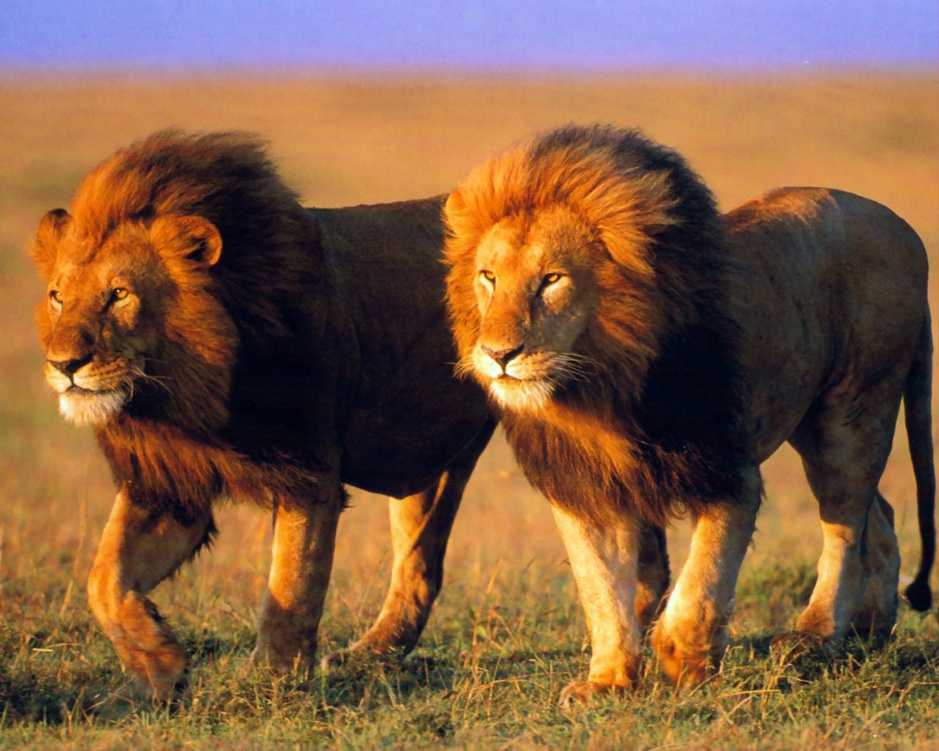
#> input picture image.jpg, 939 x 751 px, shrunk from 1280 x 1024 before the run
$ jupyter execute 'TakeHome Assiggnment_1.ipynb'   (shell and % lines are left out)
#> lines starting #> are read from the running program, lines starting #| are printed output that depends on the picture; after the words box and inside, x2 and y2 are one past the last pixel; in counts of white or black regions, pixels touching at a corner belong together
# Setup

# Reduce Number of intensity Levels

[cell 1]
import cv2
import numpy as np
import matplotlib.pyplot as plt


def reduce_intensity_levels(image_path, levels):
#> called with image_path = 'image.jpg', levels = 2
    img = cv2.imread(image_path, cv2.IMREAD_GRAYSCALE)
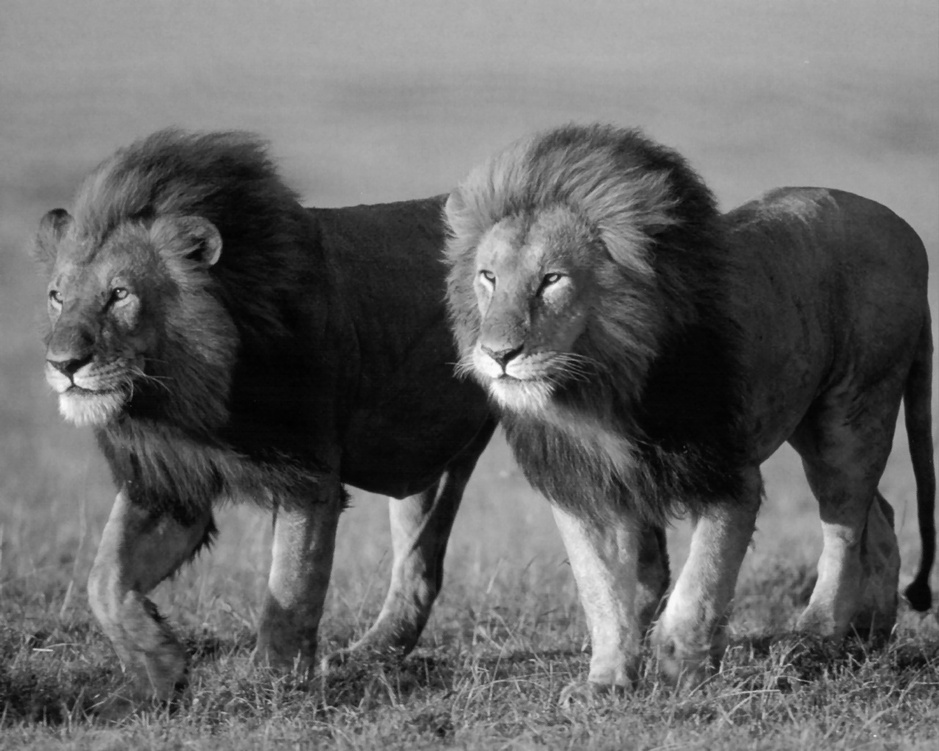
#> img: shape (751, 939); min 1, max 255, mean 102.1
    factor = 256 // levels
    reduced_img = (img // factor) * factor
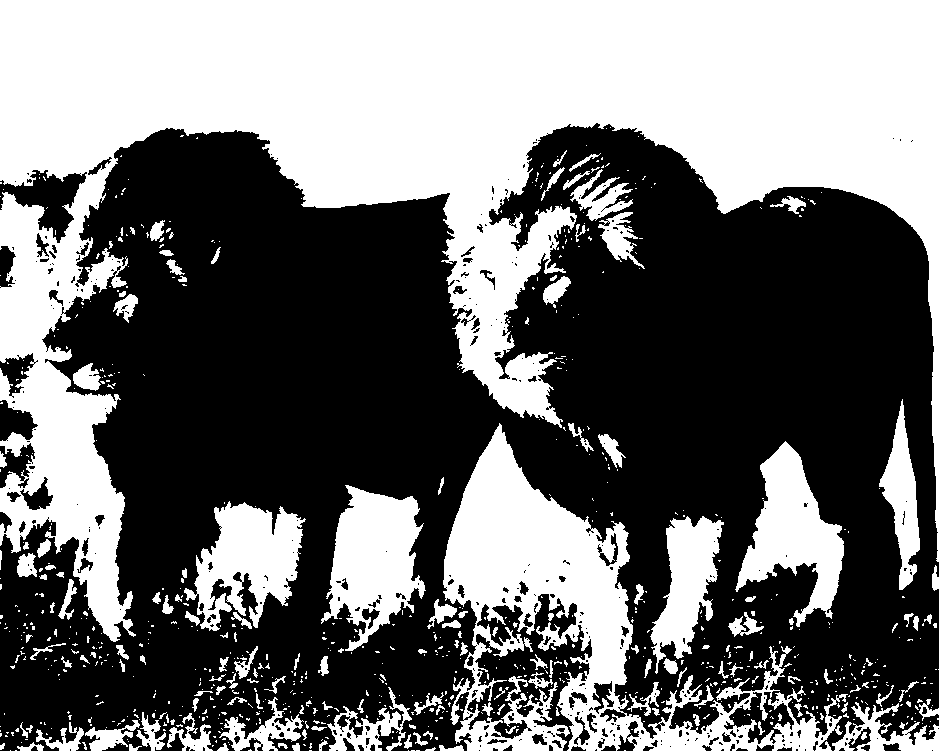
#> reduced_img: shape (751, 939); values 0 (black) and 128 (white), 44% white; 816 white regions (663 under 20 px), largest, box (x1, y1, x2, y2) and area: (0, 0, 939, 642) 210862, (443, 423, 848, 751) 38159, (321, 485, 426, 651) 9839
    return img, reduced_img

img_path ="image.jpg"
original, reduced = reduce_intensity_levels(img_path, 2)

plt.figure(figsize=(10, 4))
plt.subplot(1, 2, 1)
plt.title("Original")
plt.imshow(original, cmap="gray")

plt.subplot(1, 2, 2)
plt.title("Reduced Intensity")
plt.imshow(reduced, cmap="gray")
plt.show()
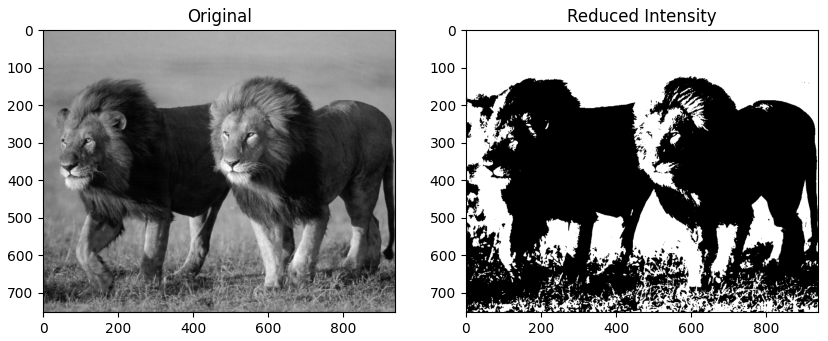
#> figure drawn by matplotlib, 2 panels

# 3×3, 10×10, and 20×20 Averaging

[cell 2]
def average_filtering(image_path, kernel_sizes=[3, 10, 20]):
#> called with image_path = 'image.jpg'
    img = cv2.imread(image_path, cv2.IMREAD_GRAYSCALE)
    outputs = []
    for k in kernel_sizes:
        blurred = cv2.blur(img, (k, k))
        outputs.append((k, blurred))
#> this loop made 3 passes
#> pass 2, in average_filtering, `blurred = cv2.blur(img, (k, k))`:
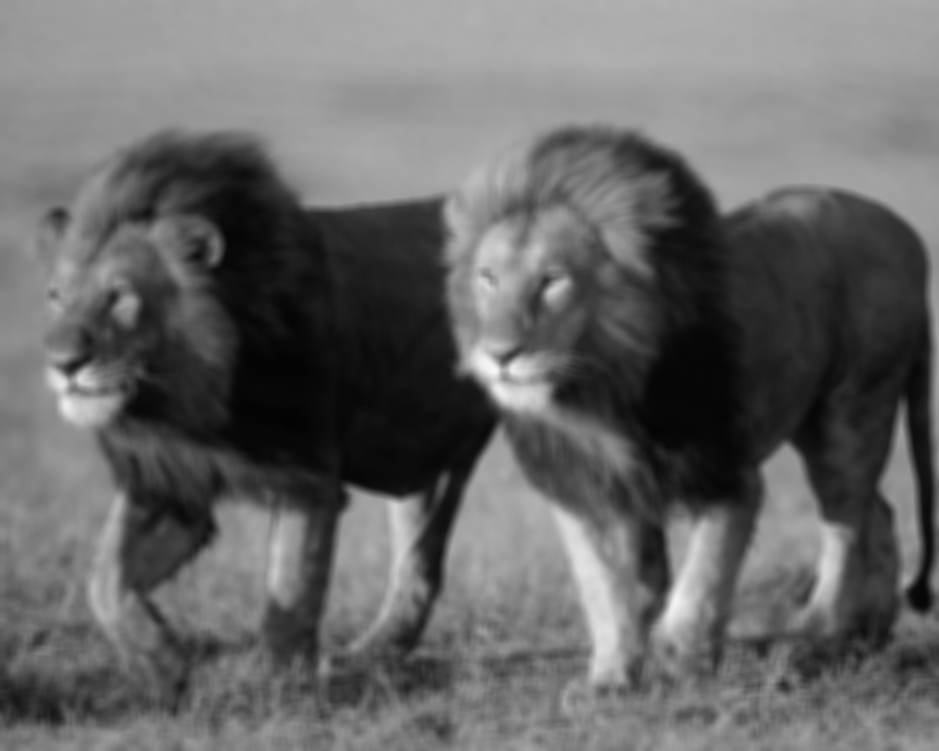
#> blurred: shape (751, 939); min 3, max 248, mean 102.1
#> after the loop, outputs = 3 items
    return img, outputs


original, filtered_outputs = average_filtering(img_path)
#> filtered_outputs = 3 items

plt.figure(figsize=(15, 4))
plt.subplot(1, 4, 1)
plt.title("Original")
plt.imshow(original, cmap="gray")

for i, (k, img_k) in enumerate(filtered_outputs):
    plt.subplot(1, 4, i + 2)
    plt.title(f"{k}x{k} Average")
    plt.imshow(img_k, cmap="gray")
#> this loop made 3 passes
#> k on passes 1 to 3: 3, 10, 20

plt.show()

# Rotate Image by 45° and 90°

[cell 3]
def rotate_image(image_path, angle):
#> called with image_path = 'image.jpg', angle = 45
    img = cv2.imread(image_path)
#> img is the input picture: shape (751, 939, 3); mean B, G, R 67.7, 94.3, 130.3
    (h, w) = img.shape[:2]
#> h = 751; w = 939
    center = (w // 2, h // 2)
#> center = (469, 375)
    matrix = cv2.getRotationMatrix2D(center, angle, 1.0)
    rotated = cv2.warpAffine(img, matrix, (w, h))
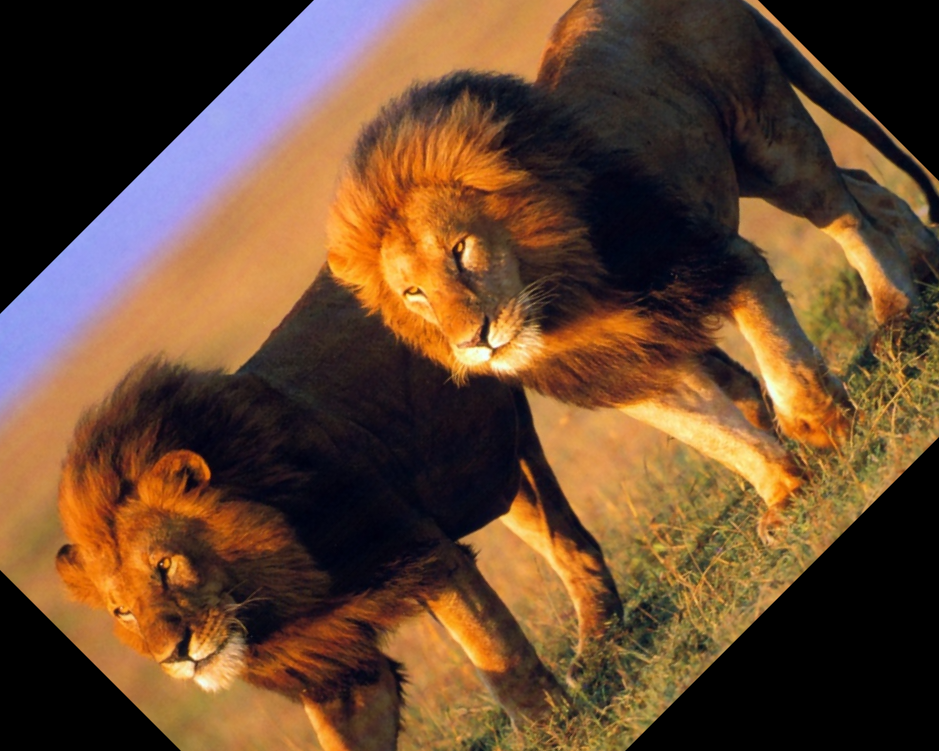
#> rotated: shape (751, 939, 3); mean B, G, R 48.9, 71.9, 102.2
    return img, rotated


_, rotated_45 = rotate_image(img_path, 45)
_, rotated_90 = rotate_image(img_path, 90)
#> call 2 of rotate_image, with image_path = 'image.jpg', angle = 90
#> in rotate_image (call 2), `rotated = cv2.warpAffine(img, matrix, (w, h))`:
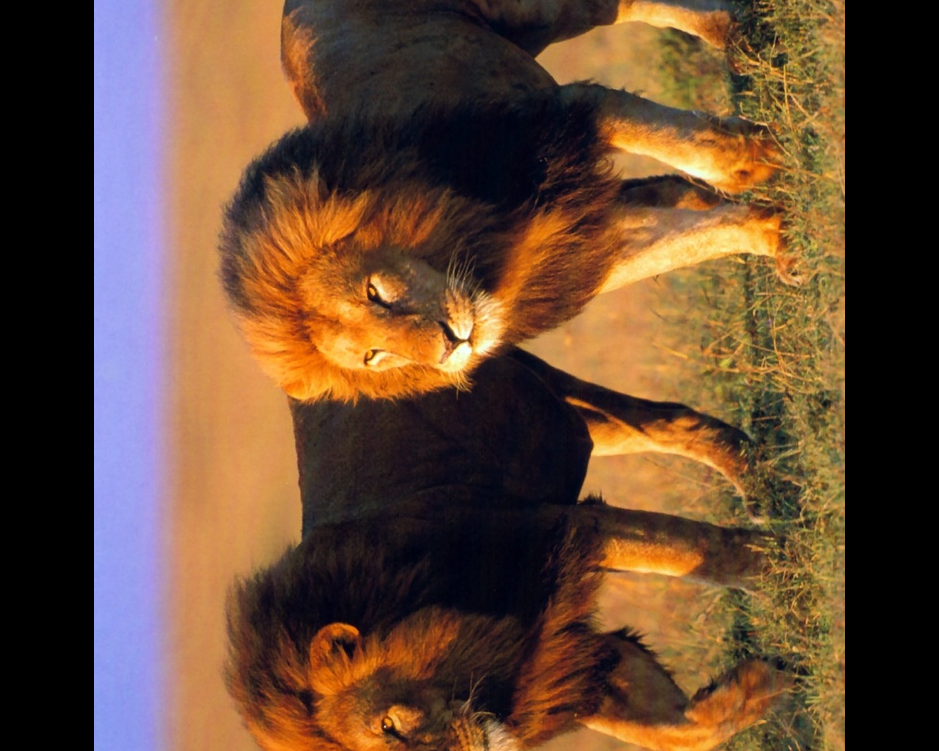
#> rotated: shape (751, 939, 3); mean B, G, R 53.4, 73.8, 102.7

plt.figure(figsize=(15, 4))
plt.subplot(1, 3, 1)
plt.title("Original")
plt.imshow(cv2.cvtColor(cv2.imread(img_path), cv2.COLOR_BGR2RGB))

plt.subplot(1, 3, 2)
plt.title("45° Rotated")
plt.imshow(cv2.cvtColor(rotated_45, cv2.COLOR_BGR2RGB))

plt.subplot(1, 3, 3)
plt.title("90° Rotated")
plt.imshow(cv2.cvtColor(rotated_90, cv2.COLOR_BGR2RGB))
plt.show()
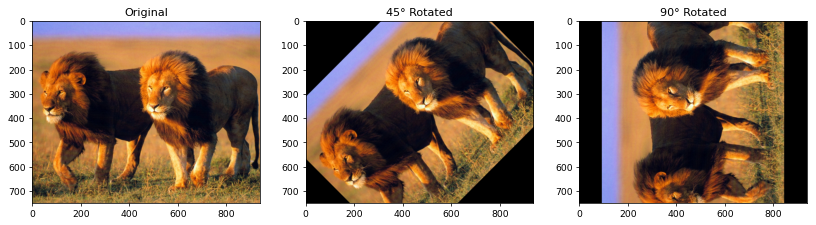
#> figure drawn by matplotlib, 3 panels

# Block Averaging

[cell 4]
def block_average(image_path, block_size):
#> called with image_path = 'image.jpg', block_size = 3
    img = cv2.imread(image_path, cv2.IMREAD_GRAYSCALE)
    h, w = img.shape
#> h = 751; w = 939
    img = img[: h - h % block_size, : w - w % block_size]
#> img: shape (750, 939)
    small = img.reshape(h // block_size, block_size, w // block_size, block_size).mean(
        axis=(1, 3)
    )
    result = np.kron(small, np.ones((block_size, block_size))).astype(np.uint8)
    return img, result


for b in [3, 5, 7]:
    original, result = block_average(img_path, b)
    plt.figure(figsize=(12, 4))
    plt.subplot(1, 2, 1)
    plt.title("Original")
    plt.imshow(original, cmap="gray")
    plt.subplot(1, 2, 2)
    plt.title(f"{b}x{b} Block Avg")
    plt.imshow(result, cmap="gray")
    plt.show()
